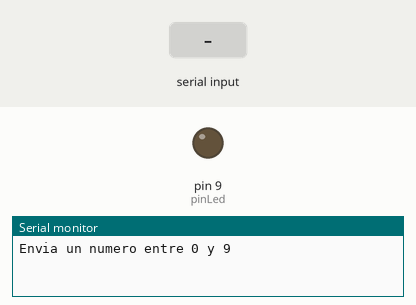
Recording of a sketch running on a simulated Arduino Uno, built with avr-gcc and run on an emulated ATmega328P. On the bench: output pins drawn as LEDs (lit = HIGH), the last lines printed to the serial monitor. The test bench sets the inputs (shaded band).

Above: at 1.2 s.
1.3 s: "90,45\n" received over Serial
At 2.1 s:
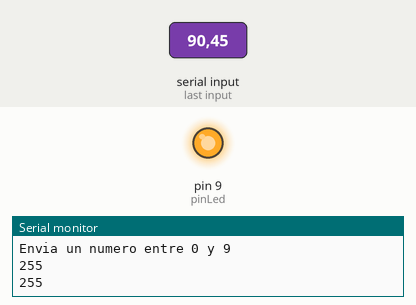
3.8 s: "5\n" received over Serial
At 4.6 s:
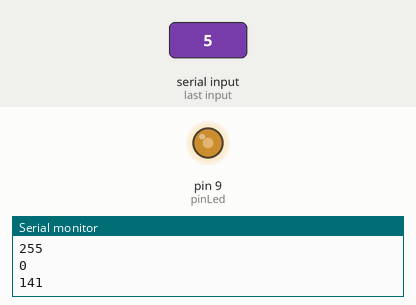
6.3 s: "30,150\n" received over Serial
At 7.1 s:
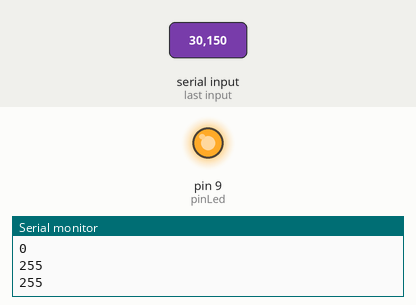
Timing chart, 0 to 9.3 s (numbered marks = the images above; inputs shaded):
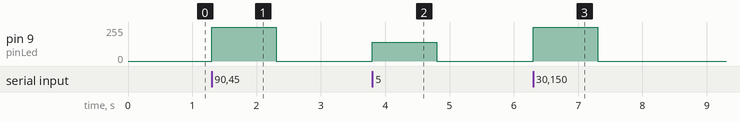

The sketch:

enviandoMonitorSerial.ino
```cpp
const int pinLed = 9;      // el pin con el led, tienen que ser con pwm
int brillo;  // una constante para guardar el valor del dato enviado
     void setup() {
       // inicializa la comunicacion serial
       Serial.begin(9600);
       // envia un mensaje con las instrucciones
       Serial.println("Envia un numero entre 0 y 9");
       // inicializa el pinLed de salida
       pinMode(pinLed, OUTPUT);
           }

     void loop() {
       // checa si la computadora ha enviado un dato
       if (Serial.available()) {
         // si es asi, lo lee, debe ser un valor entre 0 y 9):
         brillo = Serial.parseInt();
         // mapea el valor de entrada a un valor entre 0 y 255
         brillo = map(brillo, 0, 9, 0, 255);
         // limitamos el valor entre 0 y 255
         brillo = constrain(brillo, 0, 255);
         // envia por el serial el valor convertido a un valor entre 0 y 255
         Serial.println(brillo);
         // enciende el led con un valor entre 0 y 255
         analogWrite(pinLed, brillo);
       }
     }
```

Measured:
- after the input at 1.3 s, pin 9 (pinLed): 0/255 → 255/255 at once, → 0/255 1.0 s later
- after the input at 3.8 s, pin 9 (pinLed): 0/255 → 141/255 at once, → 0/255 1.0 s later
- after the input at 6.3 s, pin 9 (pinLed): 0/255 → 255/255 at once, → 0/255 1.0 s later
